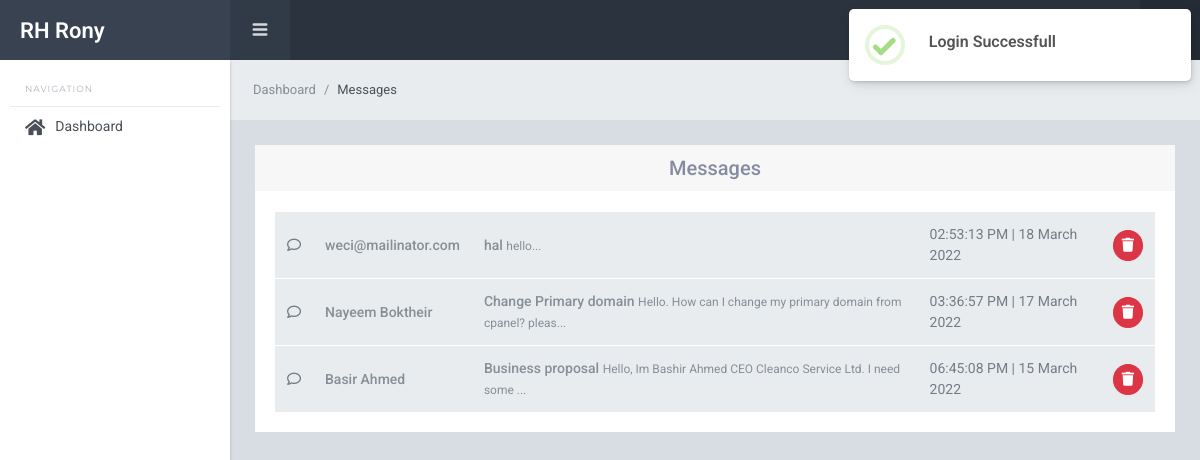
/backend/message/messages.php (signed in), run on the app's committed database.
### tables this page shows
CREATE TABLE `messages` (
  `id` int(11) NOT NULL,
  `name` varchar(100) NOT NULL,
  `phone` varchar(20) NOT NULL,
  `email` varchar(50) NOT NULL,
  `subject` varchar(100) NOT NULL,
  `message` text NOT NULL,
  `time` datetime NOT NULL,
  `read_status` int(11) NOT NULL DEFAULT 0
);

### assets/functions.php (called while the page is built, shortened)
<?php
function url($x = '') {
    $directory = explode('/', dirname($_SERVER['PHP_SELF']));
    $url = $_SERVER['HTTP_HOST'] . '/' . $directory[1] . '/';
    $url = str_replace('//', '/', $url);
    if (isset($_SERVER['HTTPS']) && $_SERVER['HTTPS'] == 'on') {
        $url = 'https://' . $url;
    } else {
        $url = 'http://' . $url;
    }
    return $url . $x;
}

### backend/message/messages.php (the view, shortened to what this page needs)
<?php
$sql = "SELECT * FROM messages ORDER BY id DESC";
$query = mysqli_query($conn, $sql);
require_once("../includes/header.php");
require_once("../includes/sidebar.php");
require_once("../includes/navbar.php");
?>
<div class="sl-mainpanel">
    <nav class="breadcrumb sl-breadcrumb">
        <a class="breadcrumb-item" href="<?= url() ?>backend/dashboard.php">Dashboard</a>
        <span class="breadcrumb-item active">Messages</span>
    </nav>
    <div class="sl-pagebody">
        <div class="row justify-content-center">
            <div class="col-md-12">
                <div class="card">
                    <div class="card-header">
                        <h5 class="m-0 text-center">Messages</h5>
                    </div>
                    <div class="card-body">
                        <table class="table table-hover mg-b-0">
                            <tbody>
                                <?php foreach ($query as $message) : ?>
                                    <tr>
                                        <td width="4%" class="valign-middle text-right">
                                            <i class="far fa-comment"></i>
                                        </td>
                                        <td class="valign-middle">
                                            <a href="message_view.php?id=<?= $message['id'] ?>">
                                                <p class="mg-b-0">
                                                    <span class="<?= ($message['read_status'] == 0) ? 'tx-bold tx-gray-800' : 'tx-medium tx-gray-600' ?>"><?= $message['name'] ?></span>
                                                </p>
                                            </a>
                                        </td>
                                        <td class="valign-middle">
                                            <a href="message_view.php?id=<?= $message['id'] ?>">
                                                <p class="mg-b-0">
                                                    <span class="<?= ($message['read_status'] == 0) ? 'tx-bold tx-gray-800' : 'tx-medium tx-gray-600' ?>"><?= $message['subject'] ?></span>
                                                    <span class="tx-12 <?= ($message['read_status'] == 0) ? 'tx-gray-700' : 'tx-gray-600' ?>"><?= substr($message['message'], 0, 60) . '...' ?></span>
                                                </p>
                                            </a>
                                        </td>
                                        <td class="valign-middle"><?= date('h:i:s A | d F Y', strtotime($message['time'])) ?></td>
                                        <td class="valign-middle"><button type="button" class="btn btn-sm btn-danger rounded-circle delete" data-id="<?= $message['id'] ?>"><i class="fas fa-trash"></i></button></td>
                                    </tr>
                                <?php endforeach; ?>
                            </tbody>
                        </table>
                    </div>
                </div>
            </div>
        </div>
    </div>
</div>
<?php require_once("../includes/footer.php"); ?>

### assets/style.css (style rules this page uses)
button { cursor: pointer; }
.table th, .table td { vertical-align: middle; }

### data on the page
messages: name "weci@mailinator.com", subject "hal", message "hello", time "02:53:13 PM | 18 March 2022"
messages: name "Nayeem Boktheir", subject "Change Primary domain", message "Hello. How can I change my primary domain from cpanel? pleas", time "03:36:57 PM | 17 March 2022"
messages: name "Basir Ahmed", subject "Business proposal", message "Hello, Im Bashir Ahmed CEO Cleanco Service Ltd. I need some", time "06:45:08 PM | 15 March 2022"
